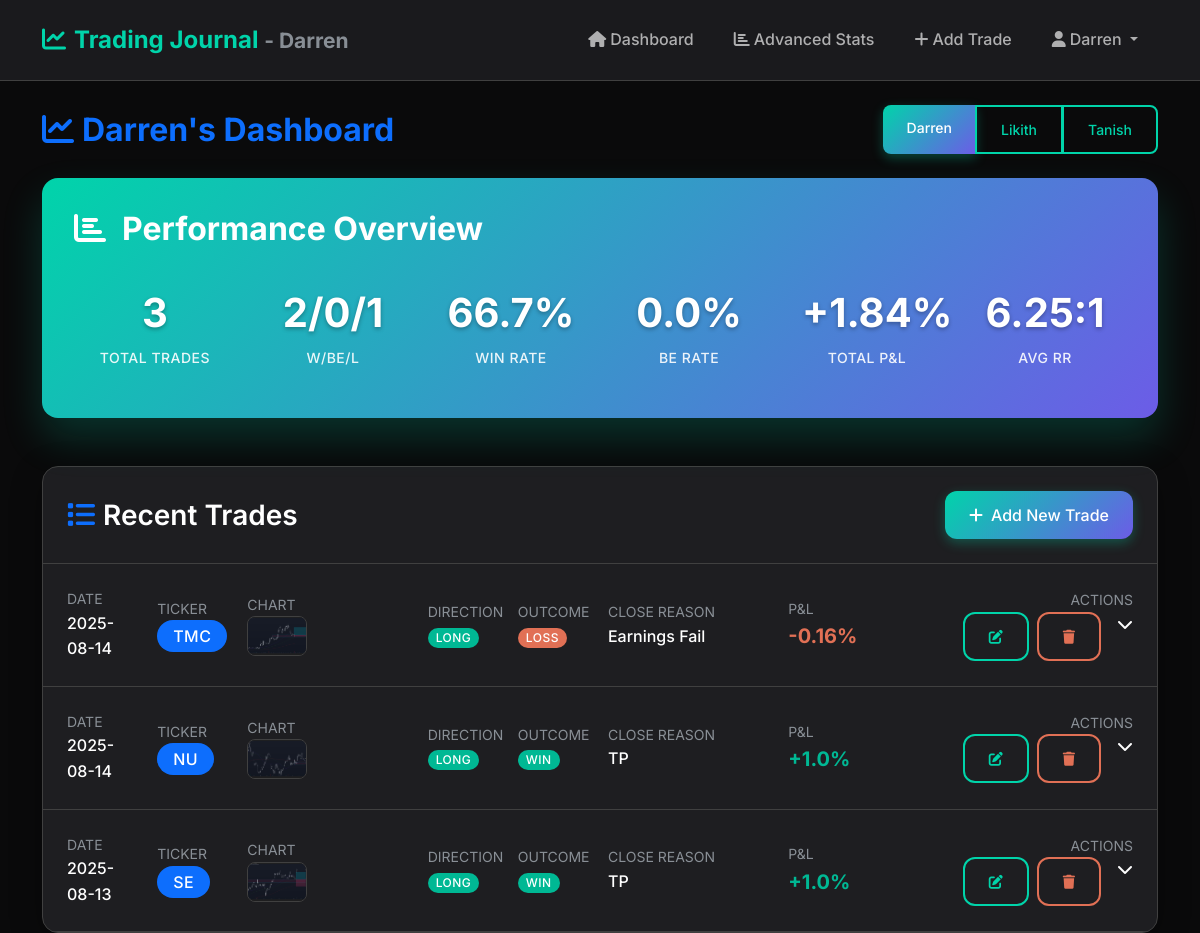
The page / (signed in) on the database its author committed.
### tables this page shows
CREATE TABLE users (
            id INTEGER PRIMARY KEY AUTOINCREMENT,
            username TEXT UNIQUE NOT NULL,
            password TEXT NOT NULL,
            display_name TEXT NOT NULL,
            created_at TIMESTAMP DEFAULT CURRENT_TIMESTAMP
        );

CREATE TABLE trades (
            id INTEGER PRIMARY KEY AUTOINCREMENT,
            ticker TEXT NOT NULL,
            direction TEXT NOT NULL,
            date TEXT NOT NULL,
            outcome TEXT NOT NULL,
            close_reason TEXT NOT NULL,
            account_pnl REAL NOT NULL,
            notes TEXT,
            screenshot_filename TEXT,
            created_at TIMESTAMP DEFAULT CURRENT_TIMESTAMP
        , user_id INTEGER DEFAULT 1);

### app.py (the view)
@app.route('/')
@login_required
def index():
    view_user_id = request.args.get('user', session['user_id'], type=int)
    conn = get_db_connection()
    viewed_user = conn.execute('SELECT * FROM users WHERE id = ?', (view_user_id,)).fetchone()
    if not viewed_user:
        flash('User not found', 'error')
        return redirect(url_for('index'))
    all_users = conn.execute('SELECT id, username, display_name FROM users ORDER BY display_name').fetchall()
    trades = conn.execute('''
        SELECT * FROM trades
        WHERE user_id = ?
        ORDER BY date DESC, created_at DESC
    ''', (view_user_id,)).fetchall()
    total_trades = len(trades)
    winning_trades = len([t for t in trades if t['account_pnl'] > 0])
    losing_trades = len([t for t in trades if t['account_pnl'] < 0])
    breakeven_trades = len([t for t in trades if t['account_pnl'] == 0])
    win_rate = (winning_trades / total_trades * 100) if total_trades > 0 else 0
    be_rate = (breakeven_trades / total_trades * 100) if total_trades > 0 else 0
    loss_rate = (losing_trades / total_trades * 100) if total_trades > 0 else 0
    total_pnl = sum([t['account_pnl'] for t in trades])
    avg_win = sum([t['account_pnl'] for t in trades if t['account_pnl'] > 0]) / winning_trades if winning_trades > 0 else 0
    avg_loss = sum([t['account_pnl'] for t in trades if t['account_pnl'] < 0]) / losing_trades if losing_trades > 0 else 0
    if avg_loss != 0:
        risk_reward_ratio = abs(avg_win / avg_loss)  # Use absolute value since avg_loss is negative
    else:
        risk_reward_ratio = avg_win if avg_win > 0 else 0
    conn.close()
    stats = {
        'total_trades': total_trades,
        'winning_trades': winning_trades,
        'losing_trades': losing_trades,
        'breakeven_trades': breakeven_trades,
        'win_rate': round(win_rate, 1),
        'be_rate': round(be_rate, 1),
        'loss_rate': round(loss_rate, 1),
        'total_pnl': round(total_pnl, 2),
        'avg_win': round(avg_win, 2),
        'avg_loss': round(avg_loss, 2),
        'risk_reward_ratio': round(risk_reward_ratio, 2)
    }
    can_edit = (view_user_id == session['user_id'])
    return render_template('index.html',
                         trades=trades,
                         stats=stats,
                         viewed_user=viewed_user,
                         all_users=all_users,
                         can_edit=can_edit,
                         current_view_user_id=view_user_id)

### app.py (called while the page is built)
def login_required(f):
    @wraps(f)
    def decorated_function(*args, **kwargs):
        if 'user_id' not in session:
            return redirect(url_for('login'))
        return f(*args, **kwargs)
    return decorated_function

def get_db_connection():
    conn = sqlite3.connect('trading_journal.db')
    conn.row_factory = sqlite3.Row
    return conn

### templates/index.html (shortened to what this page needs)
{% extends "base.html" %}
{% block content %}
<div class="row mb-4">
    <div class="col-12">
        <div class="d-flex justify-content-between align-items-center">
            <h2 class="fw-bold text-primary mb-0">
                <i class="fas fa-chart-line me-2"></i>{{ viewed_user.display_name }}'s Dashboard
            </h2>
            <div class="profile-switcher">
                <div class="btn-group" role="group">
                    {% for user in all_users %}
                    <a href="{{ url_for('index', user=user.id) }}"
                       class="btn {{ 'btn-primary' if user.id == current_view_user_id else 'btn-outline-primary' }} btn-sm">
                        {{ user.display_name }}
                    </a>
                    {% endfor %}
                </div>
            </div>
        </div>
    </div>
</div>
<div class="row mb-5">
    <div class="col-12">
        <div class="stats-card rounded-4">
            <h2 class="text-white mb-4 fw-bold">
                <i class="fas fa-chart-bar me-3"></i>Performance Overview
            </h2>
            <div class="row g-3">
                <div class="col-xl-2 col-lg-4 col-md-6">
                    <div class="stats-metric">
                        <h4>{{ stats.total_trades }}</h4>
                        <small>Total Trades</small>
                    </div>
                </div>
                <div class="col-xl-2 col-lg-4 col-md-6">
                    <div class="stats-metric">
                        <h4>{{ stats.winning_trades }}/{{ stats.breakeven_trades }}/{{ stats.losing_trades }}</h4>
                        <small>W/BE/L</small>
                    </div>
                </div>
                <div class="col-xl-2 col-lg-4 col-md-6">
                    <div class="stats-metric">
                        <h4>{{ stats.win_rate }}%</h4>
                        <small>Win Rate</small>
                    </div>
                </div>
                <div class="col-xl-2 col-lg-4 col-md-6">
                    <div class="stats-metric">
                        <h4>{{ stats.be_rate }}%</h4>
                        <small>BE Rate</small>
                    </div>
                </div>
                <div class="col-xl-2 col-lg-4 col-md-6">
                    <div class="stats-metric">
                        <h4 class="{{ 'text-white' if stats.total_pnl >= 0 else 'text-warning' }}">
                            {{ "+" if stats.total_pnl > 0 else "" }}{{ stats.total_pnl }}%
                        </h4>
                        <small>Total P&L</small>
                    </div>
                </div>
                <div class="col-xl-2 col-lg-4 col-md-6">
                    <div class="stats-metric">
                        <h4>{{ stats.risk_reward_ratio }}:1</h4>
                        <small>Avg RR</small>
                    </div>
                </div>
            </div>
        </div>
    </div>
</div>
<div class="row">
    <div class="col-12">
        <div class="table-container">
            <div class="d-flex justify-content-between align-items-center p-4 border-bottom" style="border-color: var(--border-color) !important;">
                <h3 class="mb-0 fw-semibold">
                    <i class="fas fa-list me-2 text-primary"></i>Recent Trades
                </h3>
                {% if can_edit %}
                <a href="{{ url_for('add_trade') }}" class="btn btn-primary">
                    <i class="fas fa-plus me-2"></i>Add New Trade
                </a>
                {% else %}
                <span class="text-muted">
                    <i class="fas fa-eye me-2"></i>View Only Mode
                </span>
                {% endif %}
            </div>
            {% if trades %}
            <div class="trades-list">
                {% for trade in trades %}
                <div class="trade-entry" data-trade-id="{{ trade.id }}">
                    <div class="trade-summary p-4 border-bottom"
                         style="border-color: var(--border-color) !important; cursor: pointer;"
                         onclick="toggleTradeDetails({{ trade.id }})">
                        <div class="row align-items-center g-3">
                            <div class="col-md-1 col-3">
                                <div class="text-muted small">DATE</div>
                                <div class="fw-medium">{{ trade.date }}</div>
                            </div>
                            <div class="col-md-1 col-3">
                                <div class="text-muted small">TICKER</div>
                                <span class="badge bg-primary fs-6 px-3 py-2">{{ trade.ticker }}</span>
                            </div>
                            <div class="col-md-2 col-6">
                                <div class="text-muted small">CHART</div>
                                {% if trade.screenshot_filename %}
                                    <img src="{{ url_for('static', filename='screenshots/' + trade.screenshot_filename) }}"
                                         class="chart-thumbnail-small"
                                         onclick="event.stopPropagation(); showFullChart('{{ trade.screenshot_filename }}')"
                                         alt="Chart"
                                         title="Click to view full chart">
                                {% else %}
                                    <div class="text-muted">
                                        <i class="fas fa-image"></i> No chart
                                    </div>
                                {% endif %}
                            </div>
                            <div class="col-md-1 col-3">
                                <div class="text-muted small">DIRECTION</div>
                                <span class="badge {{ 'bg-success' if trade.direction == 'Long' else 'bg-danger' }} px-2 py-1">
                                    {{ trade.direction.upper() }}
                                </span>
                            </div>
                            <div class="col-md-1 col-3">
                                <div class="text-muted small">OUTCOME</div>
                                <span class="badge {{ 'bg-success' if trade.outcome == 'Win' else 'bg-danger' if trade.outcome == 'Loss' else 'bg-secondary' }} px-2 py-1">
                                    {{ trade.outcome.upper() }}
                                </span>
                            </div>
                            <div class="col-md-2 col-4">
                                <div class="text-muted small">CLOSE REASON</div>
                                <div class="fw-medium">{{ trade.close_reason }}</div>
                            </div>
                            <div class="col-md-2 col-4">
                                <div class="text-muted small">P&L</div>
                                <div class="fs-5 fw-bold {{ 'positive' if trade.account_pnl > 0 else 'negative' if trade.account_pnl < 0 else 'neutral' }}">
                                    {{ "+" if trade.account_pnl > 0 else "" }}{{ trade.account_pnl }}%
                                </div>
                            </div>
                            <div class="col-md-2 col-4 text-end">
                                <div class="text-muted small">ACTIONS</div>
                                <div class="d-flex justify-content-end gap-2">
                                    {% if can_edit %}
                                    <button class="btn btn-outline-primary btn-sm"
                                            onclick="event.stopPropagation(); window.location.href='{{ url_for('edit_trade', trade_id=trade.id) }}'"
                                            title="Edit">
                                        <i class="fas fa-edit"></i>
                                    </button>
                                    <button class="btn btn-outline-danger btn-sm"
                                            onclick="event.stopPropagation(); if(confirm('Delete this trade?')) window.location.href='{{ url_for('delete_trade', trade_id=trade.id) }}'"
                                            title="Delete">
                                        <i class="fas fa-trash"></i>
                                    </button>
                                    {% else %}
                                    <span class="text-muted small">
                                        <i class="fas fa-lock"></i> View Only
                                    </span>
                                    {% endif %}
                                    <div class="expand-indicator ms-2">
                                        <i class="fas fa-chevron-down"></i>
                                    </div>
                                </div>
                            </div>
                        </div>
                    </div>
                </div>
                {% endfor %}
            </div>
            {% endif %}
        </div>
    </div>
</div>
{% endblock %}

### templates/base.html (style rules this page uses)
:root { --bg-primary: #0a0a0b; --bg-secondary: #1a1a1d; --bg-tertiary: #2d2d30; --bg-card: #1e1e21; --text-primary: #ffffff; --text-secondary: #b3b3b3; --text-muted: #6c757d; --accent-primary: #00d4aa; --accent-secondary: #6c5ce7; --accent-danger: #fd79a8; --accent-warning: #fdcb6e; --border-color: #404040; --success: #00b894; --danger: #e17055; --glass-bg: rgba(255, 255, 255, 0.05); --glass-border: rgba(255, 255, 255, 0.1); }
* { transition: all 0.3s cubic-bezier(0.4, 0, 0.2, 1); }
body { font-family: 'Inter', -apple-system, BlinkMacSystemFont, sans-serif; background: var(--bg-primary); color: var(--text-primary); line-height: 1.6; }
.stats-card { background: linear-gradient(135deg, var(--accent-primary) 0%, var(--accent-secondary) 100%); border: none; border-radius: 20px; padding: 2rem; box-shadow: 0 20px 40px rgba(0, 212, 170, 0.2); position: relative; overflow: hidden; }
.stats-card::before { content: ''; position: absolute; top: 0; left: 0; right: 0; bottom: 0; background: linear-gradient(45deg, transparent 30%, rgba(255,255,255,0.1) 50%, transparent 70%); transform: translateX(-100%); animation: shimmer 2s infinite; }
.stats-metric { text-align: center; padding: 1rem; }
.stats-metric h4 { font-size: 2.5rem; font-weight: 700; margin-bottom: 0.5rem; text-shadow: 0 2px 4px rgba(0,0,0,0.3); }
.stats-metric small { font-weight: 500; opacity: 0.9; text-transform: uppercase; letter-spacing: 0.5px; }
.table-container { background: var(--bg-card); border-radius: 16px; border: 1px solid var(--border-color); overflow: hidden; box-shadow: 0 8px 32px rgba(0, 0, 0, 0.3); }
.badge { padding: 0.5rem 1rem; border-radius: 20px; font-weight: 500; font-size: 0.75rem; text-transform: uppercase; letter-spacing: 0.5px; }
.bg-success { background: var(--success) !important; }
.bg-danger { background: var(--danger) !important; }
.positive { color: var(--success); font-weight: 600; }
.negative { color: var(--danger); font-weight: 600; }
.btn { border-radius: 12px; font-weight: 500; padding: 0.75rem 1.5rem; border: none; transition: all 0.3s ease; }
.btn-primary { background: linear-gradient(135deg, var(--accent-primary), var(--accent-secondary)); box-shadow: 0 4px 12px rgba(0, 212, 170, 0.3); }
.btn-outline-primary { border: 2px solid var(--accent-primary); color: var(--accent-primary); background: transparent; }
.btn-outline-danger { border: 2px solid var(--danger); color: var(--danger); background: transparent; }

### templates/index.html (style rules this page uses)
.trade-entry { transition: all 0.3s ease; }
.chart-thumbnail-small { width: 60px; height: 40px; object-fit: cover; border-radius: 8px; border: 1px solid var(--border-color); cursor: pointer; transition: all 0.3s ease; }
.expand-indicator { transition: transform 0.3s ease; }
.profile-switcher .btn { border-radius: 8px; font-weight: 500; transition: all 0.3s ease; }

### rows shown on the page
users: display_name "Darren"
users: display_name "Likith"
users: display_name "Tanish"
trades: date "2025-08-14", ticker "TMC", screenshot_filename (picture), direction "LONG", outcome "LOSS", close_reason "Earnings Fail", account_pnl "-0.16"
trades: date "2025-08-14", ticker "NU", screenshot_filename (picture), direction "LONG", outcome "WIN", close_reason "TP", account_pnl "+", account_pnl "1.0"
trades: date "2025-08-13", ticker "SE", screenshot_filename (picture), direction "LONG", outcome "WIN", close_reason "TP", account_pnl "+", account_pnl "1.0"

### other values the page prints
{{ session.display_name }} "Darren"
{{ stats.total_trades }} "3"
{{ stats.winning_trades }} "2"
{{ stats.breakeven_trades }} "0"
{{ stats.losing_trades }} "1"
{{ stats.win_rate }} "66.7"
{{ stats.be_rate }} "0.0"
{{ "+" if stats.total_pnl > 0 else "" }} "+"
{{ stats.total_pnl }} "1.84"
{{ stats.risk_reward_ratio }} "6.25"
